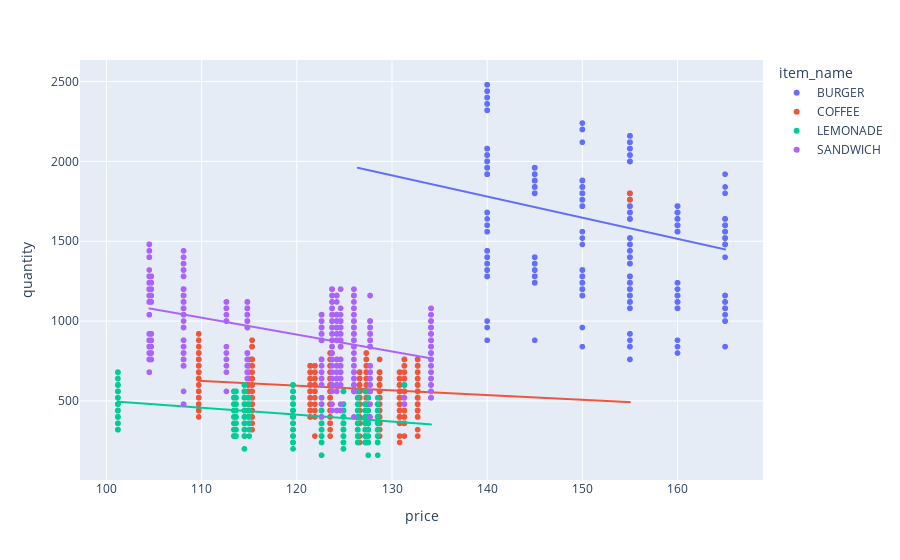

Notebook source saved alongside this figure:
### Markdown cell above
It follows **quite similar quantity of sales** for each items of our cafe in 7 days moving average time periods.

Let's examine price-quantity relationship on our different items.

### Code cell
px.scatter(df, x='price', y='quantity', color='item_name', trendline='ols')

### Figure 1 — Plotly figure (JSON) as saved in the notebook; plotly's stock layout.template omitted (floating-point values rounded to 4 significant figures; data arrays with more than 128 entries replaced by an {"elided": "..."} marker saying what was removed)
{"data": [{"hovertemplate": "item_name=BURGER<br>price=%{x}<br>quantity=%{y}<extra></extra>", "legendgroup": "BURGER", "marker": {"color": "#636efa", "symbol": "circle"}, "mode": "markers", "name": "BURGER", "showlegend": true, "type": "scattergl", "x": {"elided": "1355 float values"}, "xaxis": "x", "y": {"elided": "1355 int values"}, "yaxis": "y"}, {"hovertemplate": "<b>OLS trendline</b><br>quantity = -13.2433 * price + 3634.09<br>R<sup>2</sup>=0.090141<br><br>item_name=BURGER<br>price=%{x}<br>quantity=%{y} <b>(trend)</b><extra></extra>", "legendgroup": "BURGER", "marker": {"color": "#636efa", "symbol": "circle"}, "mode": "lines", "name": "BURGER", "showlegend": false, "type": "scattergl", "x": {"elided": "1355 float values"}, "xaxis": "x", "y": {"elided": "1355 float values"}, "yaxis": "y"}, {"hovertemplate": "item_name=COFFEE<br>price=%{x}<br>quantity=%{y}<extra></extra>", "legendgroup": "COFFEE", "marker": {"color": "#EF553B", "symbol": "circle"}, "mode": "markers", "name": "COFFEE", "showlegend": true, "type": "scattergl", "x": {"elided": "1355 float values"}, "xaxis": "x", "y": {"elided": "1355 int values"}, "yaxis": "y"}, {"hovertemplate": "<b>OLS trendline</b><br>quantity = -2.94798 * price + 949.56<br>R<sup>2</sup>=0.026323<br><br>item_name=COFFEE<br>price=%{x}<br>quantity=%{y} <b>(trend)</b><extra></extra>", "legendgroup": "COFFEE", "marker": {"color": "#EF553B", "symbol": "circle"}, "mode": "lines", "name": "COFFEE", "showlegend": false, "type": "scattergl", "x": {"elided": "1355 float values"}, "xaxis": "x", "y": {"elided": "1355 float values"}, "yaxis": "y"}, {"hovertemplate": "item_name=LEMONADE<br>price=%{x}<br>quantity=%{y}<extra></extra>", "legendgroup": "LEMONADE", "marker": {"color": "#00cc96", "symbol": "circle"}, "mode": "markers", "name": "LEMONADE", "showlegend": true, "type": "scattergl", "x": {"elided": "1355 float values"}, "xaxis": "x", "y": {"elided": "1355 int values"}, "yaxis": "y"}, {"hovertemplate": "<b>OLS trendline</b><br>quantity = -4.32193 * price + 932.836<br>R<sup>2</sup>=0.142682<br><br>item_name=LEMONADE<br>price=%{x}<br>quantity=%{y} <b>(trend)</b><extra></extra>", "legendgroup": "LEMONADE", "marker": {"color": "#00cc96", "symbol": "circle"}, "mode": "lines", "name": "LEMONADE", "showlegend": false, "type": "scattergl", "x": {"elided": "1355 float values"}, "xaxis": "x", "y": {"elided": "1355 float values"}, "yaxis": "y"}, {"hovertemplate": "item_name=SANDWICH<br>price=%{x}<br>quantity=%{y}<extra></extra>", "legendgroup": "SANDWICH", "marker": {"color": "#ab63fa", "symbol": "circle"}, "mode": "markers", "name": "SANDWICH", "showlegend": true, "type": "scattergl", "x": {"elided": "1355 float values"}, "xaxis": "x", "y": {"elided": "1355 int values"}, "yaxis": "y"}, {"hovertemplate": "<b>OLS trendline</b><br>quantity = -10.577 * price + 2184.84<br>R<sup>2</sup>=0.248979<br><br>item_name=SANDWICH<br>price=%{x}<br>quantity=%{y} <b>(trend)</b><extra></extra>", "legendgroup": "SANDWICH", "marker": {"color": "#ab63fa", "symbol": "circle"}, "mode": "lines", "name": "SANDWICH", "showlegend": false, "type": "scattergl", "x": {"elided": "1355 float values"}, "xaxis": "x", "y": {"elided": "1355 float values"}, "yaxis": "y"}], "layout": {"legend": {"title": {"text": "item_name"}, "tracegroupgap": 0}, "margin": {"t": 60}, "xaxis": {"anchor": "y", "domain": [0, 1], "title": {"text": "price"}}, "yaxis": {"anchor": "x", "domain": [0, 1], "title": {"text": "quantity"}}}}
